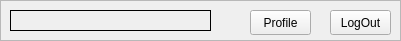
   <widget class="QFrame" name="frame">
    <property name="geometry">
     <rect>
      <x>380</x>
      <y>500</y>
      <width>401</width>
      <height>41</height>
     </rect>
    </property>
    <property name="frameShape">
     <enum>QFrame::StyledPanel</enum>
    </property>
    <property name="frameShadow">
     <enum>QFrame::Raised</enum>
    </property>
    <widget class="QLabel" name="lblCurrentUser">
     <property name="geometry">
      <rect>
       <x>10</x>
       <y>10</y>
       <width>201</width>
       <height>21</height>
      </rect>
     </property>
     <property name="autoFillBackground">
      <bool>false</bool>
     </property>
     <property name="styleSheet">
      <string notr="true">border-style: solid;border-width: 1px;border-color:rgb(0, 0, 0)</string>
     </property>
     <property name="frameShadow">
      <enum>QFrame::Plain</enum>
     </property>
     <property name="text">
      <string/>
     </property>
     <property name="alignment">
      <set>Qt::AlignCenter</set>
     </property>
     <property name="indent">
      <number>-1</number>
     </property>
    </widget>
    <widget class="QPushButton" name="btnLogOut">
     <property name="geometry">
      <rect>
       <x>330</x>
       <y>10</y>
       <width>61</width>
       <height>25</height>
      </rect>
     </property>
     <property name="text">
      <string>LogOut</string>
     </property>
    </widget>
    <widget class="QPushButton" name="btnProfile">
     <property name="geometry">
      <rect>
       <x>250</x>
       <y>10</y>
       <width>61</width>
       <height>25</height>
      </rect>
     </property>
     <property name="text">
      <string>Profile</string>
     </property>
    </widget>
   </widget>
